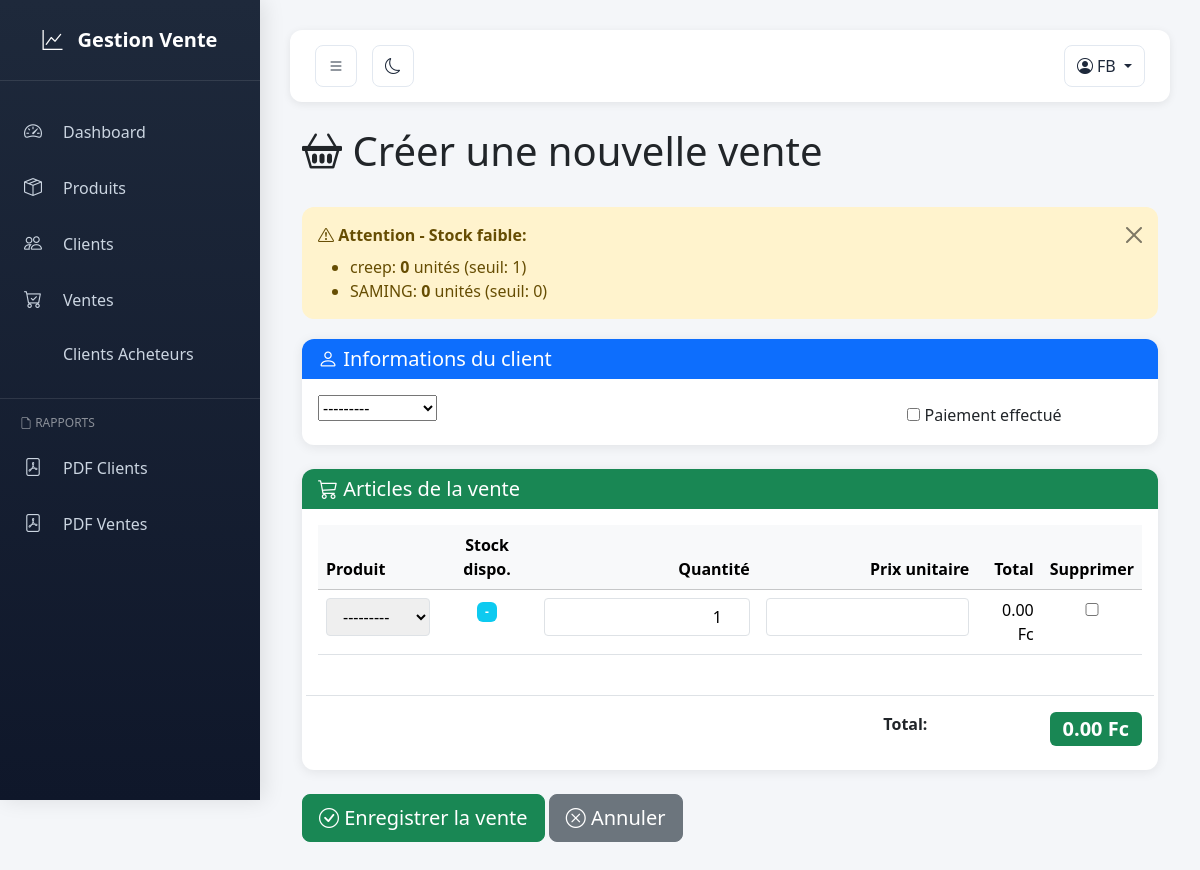
The page /ventes/creer/ (signed in) on the database as committed earlier.
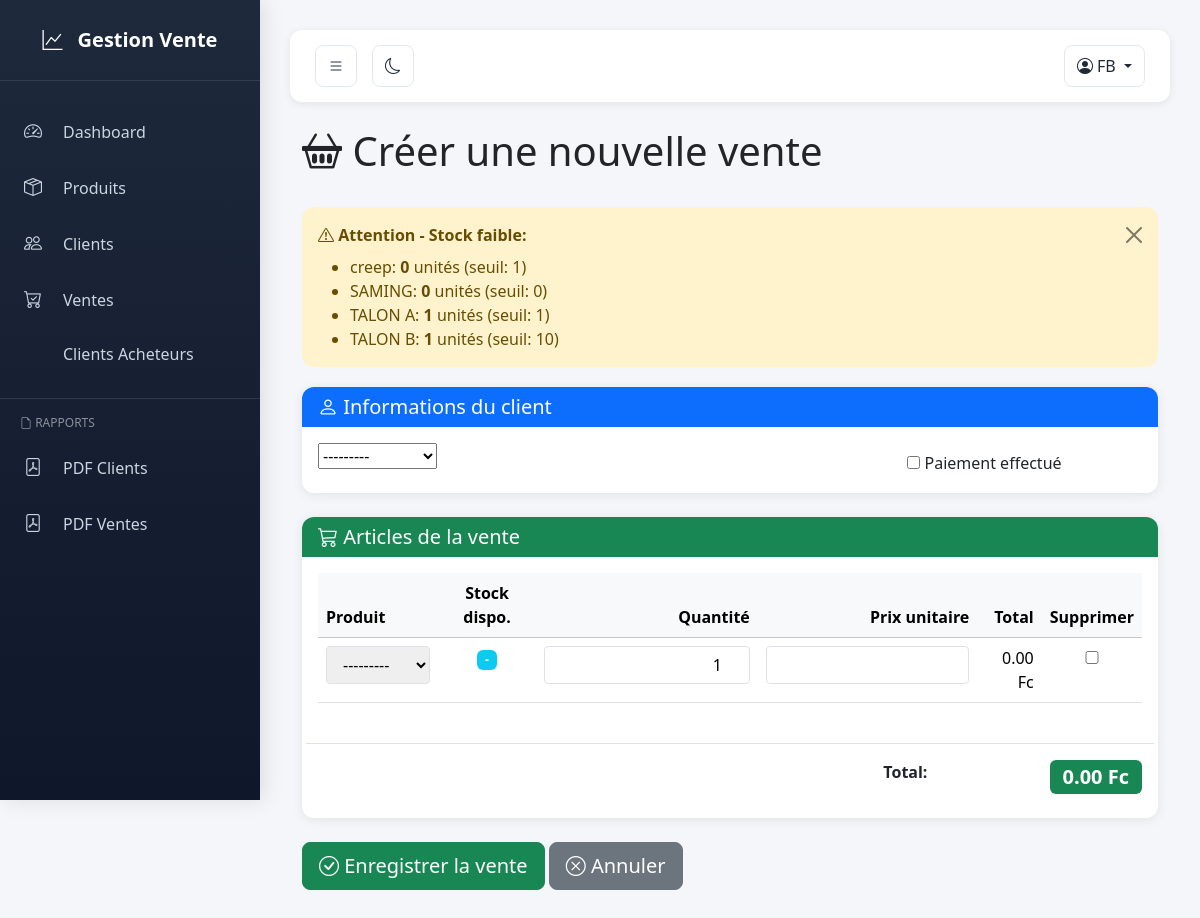
The same page on the database as committed later.
### vente/models.py (models this page shows, shortened)
class Produit(models.Model):
    nom = models.CharField(max_length=200)
    description = models.TextField(blank=True)
    prix = models.DecimalField(max_digits=10, decimal_places=2)
    stock = models.PositiveIntegerField(default=0)
    seuil_alerte = models.PositiveIntegerField(default=5)  # alerte stock faible
    def __str__(self):
        return self.nom

### vente/views.py (the view)
# urls.py: path('ventes/creer/', views.creer_vente, name='creer_vente'),
@login_required
def creer_vente(request):
    if request.method == 'POST':
        form = VenteForm(request.POST)
        if form.is_valid():
            vente = form.save(commit=False)
            vente.total = 0
            vente.save()
            formset = LigneVenteFormSet(request.POST, instance=vente)
            if formset.is_valid():
                stock_insuffisant = []
                lignes_a_creer = []
                for form_ligne in formset:
                    if form_ligne.cleaned_data and not form_ligne.cleaned_data.get('DELETE'):
                        produit = form_ligne.cleaned_data.get('produit')
                        quantite = form_ligne.cleaned_data.get('quantite', 0)
                        prix_unitaire = form_ligne.cleaned_data.get('prix_unitaire')
                        if produit and quantite and quantite > 0:
                            if not produit.en_stock(quantite):
                                stock_insuffisant.append(
                                    f"{produit.nom}: {quantite} demandé(s) mais seulement {produit.stock} en stock"
                                )
                            else:
                                lignes_a_creer.append({
                                    'produit': produit,
                                    'quantite': quantite,
                                    'prix_unitaire': prix_unitaire or produit.prix
                                })
                if stock_insuffisant:
                    vente.delete()
                    for erreur in stock_insuffisant:
                        messages.error(request, erreur)
                    context = {
                        'form': form,
                        'formset': formset,
                        'produits': Produit.objects.all()
                    }
                    return render(request, 'vente/creer_vente.html', context)
                lignes_creees = []
                try:
                    for data_ligne in lignes_a_creer:
                        ligne = LigneVente.objects.create(
                            vente=vente,
                            produit=data_ligne['produit'],
                            quantite=data_ligne['quantite'],
                            prix_unitaire=data_ligne['prix_unitaire']
                        )
                        produit = data_ligne['produit']
                        if produit.decrementer_stock(data_ligne['quantite']):
                            ligne.stock_deduit = True
                            ligne.save()
                            lignes_creees.append(ligne)
                        else:
                            raise Exception(f"Impossible de décrémenter le stock pour {produit.nom}")
                    vente.calculer_total()
                    for ligne in vente.lignes.all():
                        if ligne.produit.stock <= ligne.produit.seuil_alerte:
                            messages.warning(
                                request,
                                f"⚠️ Attention: {ligne.produit.nom} est en stock faible ({ligne.produit.stock} restant)"
                            )
                    messages.success(request, f"✓ Vente #{vente.id} créée avec succès (Total: {vente.total})")
                    return redirect('vente:liste_ventes')
                except Exception as e:
                    for ligne in lignes_creees:
                        ligne.produit.restaurer_stock(ligne.quantite)
                    vente.delete()
                    messages.error(request, f"Erreur lors de la création de la vente: {str(e)}")
                    return redirect('vente:creer_vente')
            else:
                vente.delete()
                for error in formset.non_form_errors():
                    messages.error(request, error)
    else:
        form = VenteForm()
        formset = LigneVenteFormSet()
    produits_seuil = Produit.objects.filter(stock__lte=F('seuil_alerte')).order_by('stock')
    context = {
        'form': form,
        'formset': formset,
        'produits_seuil': produits_seuil,
        'produits': Produit.objects.all()
    }
    return render(request, 'vente/creer_vente.html', context)

### vente/forms.py
class VenteForm(forms.ModelForm):
    class Meta:
        model = Vente
        fields = ['client', 'paiement_effectue']

### vente/models.py (called while the page is built)
    def __str__(self):
        return self.nom

### vente/templates/vente/creer_vente.html (shortened to what the changed rows need)
{% extends 'vente/base.html' %}
{% block content %}
<div class="container mt-4">
    <div class="row mb-4">
        <div class="col-md-12">
            <h1><i class="bi bi-basket2"></i> Créer une nouvelle vente</h1>
        </div>
    </div>
    {% if produits_seuil %}
    <div class="alert alert-warning alert-dismissible fade show" role="alert">
        <ul class="mb-0 mt-2">
            {% for p in produits_seuil %}
            <li>{{ p.nom }}: <strong>{{ p.stock }}</strong> unités (seuil: {{ p.seuil_alerte }})</li>
            {% endfor %}
        </ul>
    </div>
    {% endif %}
    <form method="post" id="vente-form">
        <div class="card">
            <div class="card-body">
                <div class="table-responsive">
                    <table class="table table-hover">
                        <thead class="table-light">
                            <tr>
                                <th>Produit</th>
                                <th class="text-center">Stock dispo.</th>
                                <th class="text-end">Quantité</th>
                                <th class="text-end">Prix unitaire</th>
                                <th class="text-end">Total</th>
                                <th class="text-center">Supprimer</th>
                            </tr>
                        </thead>
                        <tbody>
                            {% for f in formset.forms %}
                            <tr class="form-row">
                                <td>{{ f.produit }}</td>
                                <td class="text-center">
                                    <span id="stock-{{ forloop.counter0 }}" class="badge bg-info">-</span>
                                </td>
                                <td class="text-end">{{ f.quantite }}</td>
                                <td class="text-end">{{ f.prix_unitaire }}</td>
                                <td class="text-end">
                                    <span id="total-{{ forloop.counter0 }}">0.00</span> Fc
                                </td>
                                <td class="text-center">{{ f.DELETE }}</td>
                            </tr>
                            {% endfor %}
                        </tbody>
                    </table>
                </div>
            </div>
        </div>
    </form>
</div>
{% endblock %}

Rows that differ between the two databases and show on the page:
added Produit: nom "TALON A", stock "1", seuil_alerte "1"
added Produit: nom "TALON B", stock "1", seuil_alerte "10"
